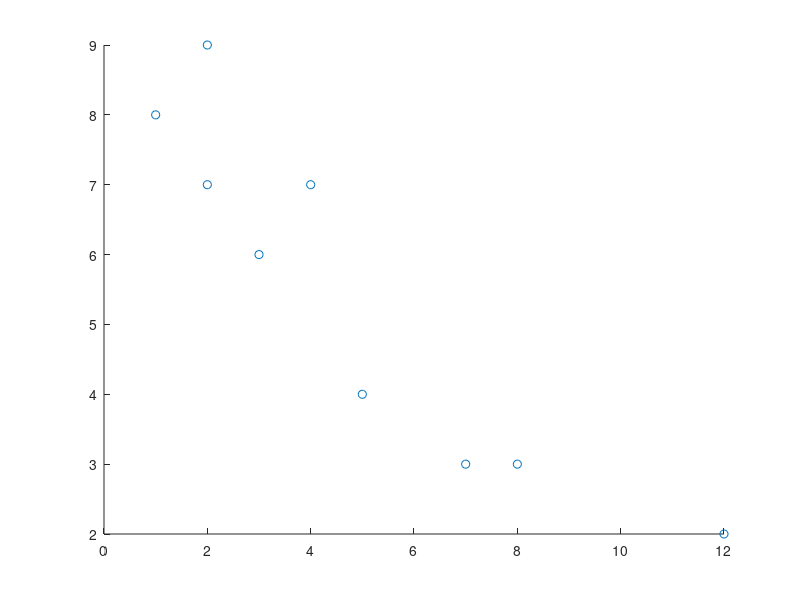

The MATLAB script that drew this image:
function testCovariance

X = [ -5.17 15.87 24.77 -2.15 -17.49 3.33 4.39 -13.77 -4.29 15.25 -13.23 -13.24 -0.4775];
Y = [ -18.97 -2.97 20.61 16.62 -15.78 0.96 4.17 7.55 -17.08 19.27 1.71 -17.06 -0.0808];

A = [ 1 3 2 5 8 7 12 2 4];
B = [ 8 6 9 4 3 3 2 7 7]; 

scatter(A,B);
cov(A,B)

end